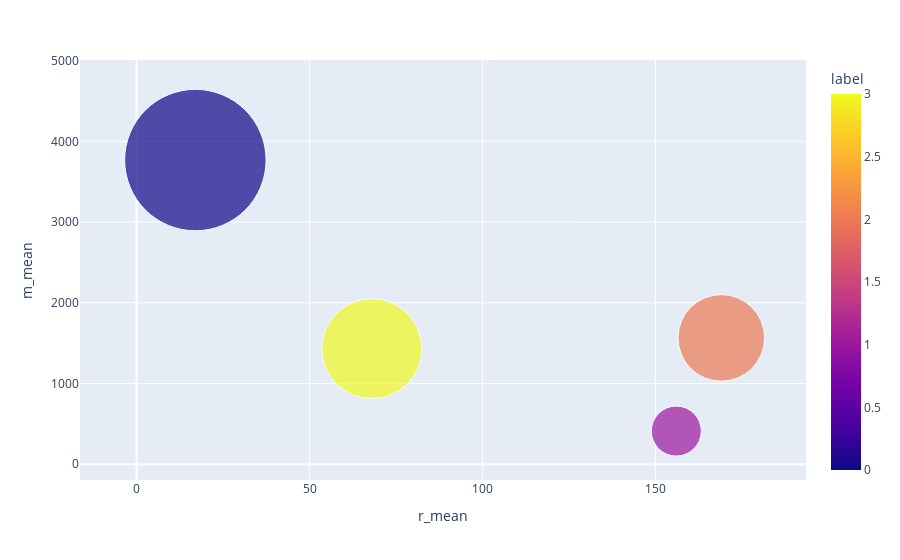
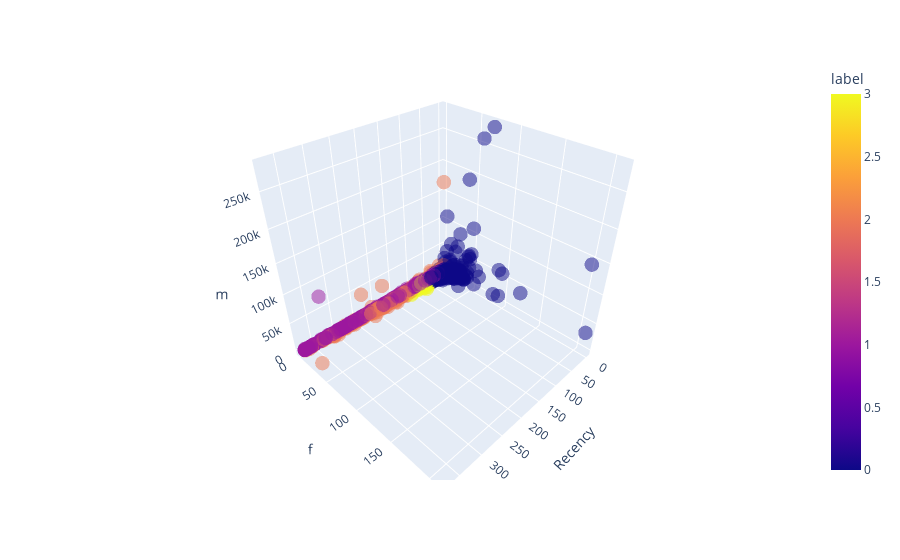

The code cell stored with these charts, in order, in its notebook:
### Code cell
model_plot(df_gmm)

### Figure 1 — Plotly figure (JSON) as saved in the notebook; plotly's stock layout.template omitted (floating-point values rounded to 4 significant figures)
{"data": [{"hovertemplate": "<b>%{hovertext}</b><br><br>r_mean=%{x}<br>m_mean=%{y}<br>f_mean=%{marker.size}<br>label=%{marker.color}<extra></extra>", "hovertext": [0, 1, 2, 3], "legendgroup": "", "marker": {"color": [0, 1, 2, 3], "coloraxis": "coloraxis", "size": [8, 1, 3, 4], "sizemode": "area", "sizeref": 0.0008, "symbol": "circle"}, "mode": "markers", "name": "", "orientation": "v", "showlegend": false, "type": "scatter", "x": [17, 156, 169, 68], "xaxis": "x", "y": [3768, 411, 1565, 1431], "yaxis": "y"}], "layout": {"coloraxis": {"colorbar": {"title": {"text": "label"}}, "colorscale": [[0, "#0d0887"], [0.1111, "#46039f"], [0.2222, "#7201a8"], [0.3333, "#9c179e"], [0.4444, "#bd3786"], [0.5556, "#d8576b"], [0.6667, "#ed7953"], [0.7778, "#fb9f3a"], [0.8889, "#fdca26"], [1, "#f0f921"]]}, "legend": {"itemsizing": "constant", "tracegroupgap": 0}, "margin": {"t": 60}, "xaxis": {"anchor": "y", "domain": [0, 1], "title": {"text": "r_mean"}}, "yaxis": {"anchor": "x", "domain": [0, 1], "title": {"text": "m_mean"}}}}

### Figure 2 — Plotly figure (JSON) as saved in the notebook; plotly's stock layout.template omitted (floating-point values rounded to 4 significant figures; data arrays with more than 128 entries replaced by an {"elided": "..."} marker saying what was removed)
{"data": [{"hovertemplate": "Recency=%{x}<br>f=%{y}<br>m=%{z}<br>label=%{marker.color}<extra></extra>", "legendgroup": "", "marker": {"color": {"elided": "4338 int values"}, "coloraxis": "coloraxis", "opacity": 0.5, "size": 5, "symbol": "circle"}, "mode": "markers", "name": "", "scene": "scene", "showlegend": false, "type": "scatter3d", "x": {"elided": "4338 int values"}, "y": {"elided": "4338 float values"}, "z": {"elided": "4338 float values"}}], "layout": {"coloraxis": {"colorbar": {"title": {"text": "label"}}, "colorscale": [[0, "#0d0887"], [0.1111, "#46039f"], [0.2222, "#7201a8"], [0.3333, "#9c179e"], [0.4444, "#bd3786"], [0.5556, "#d8576b"], [0.6667, "#ed7953"], [0.7778, "#fb9f3a"], [0.8889, "#fdca26"], [1, "#f0f921"]]}, "legend": {"tracegroupgap": 0}, "margin": {"t": 60}, "scene": {"domain": {"x": [0, 1], "y": [0, 1]}, "xaxis": {"title": {"text": "Recency"}}, "yaxis": {"title": {"text": "f"}}, "zaxis": {"title": {"text": "m"}}}}}
